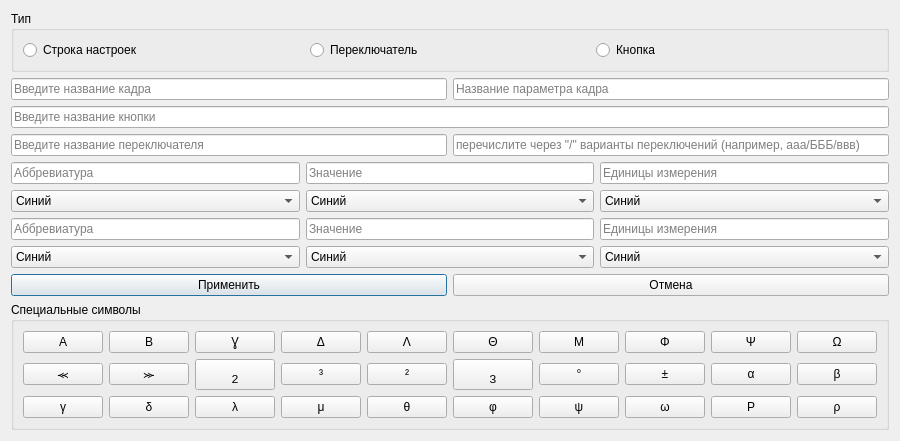
<?xml version="1.0" encoding="UTF-8"?>
<ui version="4.0">
 <class>InsertingSettings</class>
 <widget class="QDialog" name="InsertingSettings">
  <property name="windowModality">
   <enum>Qt::NonModal</enum>
  </property>
  <property name="geometry">
   <rect>
    <x>0</x>
    <y>0</y>
    <width>844</width>
    <height>413</height>
   </rect>
  </property>
  <property name="windowTitle">
   <string>Dialog</string>
  </property>
  <layout class="QGridLayout" name="gridLayout_4">
   <item row="0" column="0">
    <layout class="QGridLayout" name="gridLayout_3">
     <item row="0" column="0" colspan="2">
      <widget class="QGroupBox" name="types">
       <property name="title">
        <string>Тип</string>
       </property>
       <layout class="QHBoxLayout" name="horizontalLayout">
        <item>
         <widget class="QRadioButton" name="isstring">
          <property name="text">
           <string>Строка настроек</string>
          </property>
         </widget>
        </item>
        <item>
         <widget class="QRadioButton" name="isswitcher">
          <property name="text">
           <string>Переключатель</string>
          </property>
         </widget>
        </item>
        <item>
         <widget class="QRadioButton" name="isbutton">
          <property name="text">
           <string>Кнопка</string>
          </property>
         </widget>
        </item>
       </layout>
      </widget>
     </item>
     <item row="4" column="0" colspan="2">
      <layout class="QGridLayout" name="gridLayout">
       <item row="0" column="0">
        <widget class="MyLineEdit" name="abbr">
         <property name="font">
          <font>
           <italic>false</italic>
          </font>
         </property>
         <property name="placeholderText">
          <string>Аббревиатура</string>
         </property>
        </widget>
       </item>
       <item row="0" column="1">
        <widget class="MyLineEdit" name="param">
         <property name="font">
          <font>
           <italic>false</italic>
          </font>
         </property>
         <property name="text">
          <string/>
         </property>
         <property name="placeholderText">
          <string>Значение</string>
         </property>
        </widget>
       </item>
       <item row="0" column="2">
        <widget class="MyLineEdit" name="metric">
         <property name="font">
          <font>
           <italic>false</italic>
          </font>
         </property>
         <property name="text">
          <string/>
         </property>
         <property name="placeholderText">
          <string>Единицы измерения</string>
         </property>
        </widget>
       </item>
       <item row="1" column="0">
        <widget class="QComboBox" name="abbr_colour">
         <item>
          <property name="text">
           <string>Синий</string>
          </property>
         </item>
         <item>
          <property name="text">
           <string>Белый</string>
          </property>
         </item>
         <item>
          <property name="text">
           <string>Зеленый</string>
          </property>
         </item>
        </widget>
       </item>
       <item row="1" column="1">
        <widget class="QComboBox" name="value_colour">
         <item>
          <property name="text">
           <string>Синий</string>
          </property>
         </item>
         <item>
          <property name="text">
           <string>Белый</string>
          </property>
         </item>
         <item>
          <property name="text">
           <string>Зелёный</string>
          </property>
         </item>
        </widget>
       </item>
       <item row="1" column="2">
        <widget class="QComboBox" name="metric_colour">
         <item>
          <property name="text">
           <string>Синий</string>
          </property>
         </item>
         <item>
          <property name="text">
           <string>Белый</string>
          </property>
         </item>
         <item>
          <property name="text">
           <string>Зелёный</string>
          </property>
         </item>
        </widget>
       </item>
       <item row="2" column="0">
        <widget class="MyLineEdit" name="abbr_2">
         <property name="font">
          <font>
           <italic>false</italic>
          </font>
         </property>
         <property name="placeholderText">
          <string>Аббревиатура</string>
         </property>
        </widget>
       </item>
       <item row="2" column="1">
        <widget class="MyLineEdit" name="param_2">
         <property name="font">
          <font>
           <italic>false</italic>
          </font>
         </property>
         <property name="text">
          <string/>
         </property>
         <property name="placeholderText">
          <string>Значение</string>
         </property>
        </widget>
       </item>
       <item row="2" column="2">
        <widget class="MyLineEdit" name="metric_2">
         <property name="font">
          <font>
           <italic>false</italic>
          </font>
         </property>
         <property name="placeholderText">
          <string>Единицы измерения</string>
         </property>
        </widget>
       </item>
       <item row="3" column="0">
        <widget class="QComboBox" name="abbr_2_colour">
         <item>
          <property name="text">
           <string>Синий</string>
          </property>
         </item>
         <item>
          <property name="text">
           <string>Белый</string>
          </property>
         </item>
         <item>
          <property name="text">
           <string>Зелёный</string>
          </property>
         </item>
        </widget>
       </item>
       <item row="3" column="1">
        <widget class="QComboBox" name="value_2_colour">
         <item>
          <property name="text">
           <string>Синий</string>
          </property>
         </item>
         <item>
          <property name="text">
           <string>Белый</string>
          </property>
         </item>
         <item>
          <property name="text">
           <string>Зелёный</string>
          </property>
         </item>
        </widget>
       </item>
       <item row="3" column="2">
        <widget class="QComboBox" name="metric_2_colour">
         <item>
          <property name="text">
           <string>Синий</string>
          </property>
         </item>
         <item>
          <property name="text">
           <string>Белый</string>
          </property>
         </item>
         <item>
          <property name="text">
           <string>Зелёный</string>
          </property>
         </item>
        </widget>
       </item>
      </layout>
     </item>
     <item row="1" column="1">
      <widget class="MyLineEdit" name="param_header_name">
       <property name="placeholderText">
        <string>Название параметра кадра</string>
       </property>
      </widget>
     </item>
     <item row="5" column="0">
      <widget class="QPushButton" name="ok">
       <property name="text">
        <string>Применить</string>
       </property>
      </widget>
     </item>
     <item row="3" column="0" colspan="2">
      <layout class="QGridLayout" name="gridLayout_2">
       <item row="0" column="0">
        <widget class="MyLineEdit" name="switcher_name">
         <property name="font">
          <font>
           <italic>false</italic>
          </font>
         </property>
         <property name="placeholderText">
          <string>Введите название переключателя</string>
         </property>
        </widget>
       </item>
       <item row="0" column="1">
        <widget class="MyLineEdit" name="switcher">
         <property name="font">
          <font>
           <italic>false</italic>
           <underline>false</underline>
          </font>
         </property>
         <property name="text">
          <string/>
         </property>
         <property name="placeholderText">
          <string>перечислите через &quot;/&quot; варианты переключений (например, ааа/БББ/ввв)</string>
         </property>
        </widget>
       </item>
      </layout>
     </item>
     <item row="5" column="1">
      <widget class="QPushButton" name="cancel">
       <property name="text">
        <string>Отмена</string>
       </property>
      </widget>
     </item>
     <item row="2" column="0" colspan="2">
      <widget class="MyLineEdit" name="name">
       <property name="font">
        <font>
         <italic>false</italic>
         <underline>false</underline>
        </font>
       </property>
       <property name="inputMask">
        <string/>
       </property>
       <property name="text">
        <string/>
       </property>
       <property name="placeholderText">
        <string>Введите название кнопки</string>
       </property>
      </widget>
     </item>
     <item row="1" column="0">
      <widget class="MyLineEdit" name="header_name">
       <property name="font">
        <font>
         <italic>false</italic>
        </font>
       </property>
       <property name="placeholderText">
        <string>Введите название кадра</string>
       </property>
      </widget>
     </item>
     <item row="6" column="0" colspan="2">
      <widget class="QGroupBox" name="specialsymbols">
       <property name="title">
        <string>Специальные символы</string>
       </property>
       <layout class="QGridLayout" name="gridLayout_5">
        <item row="0" column="0">
         <widget class="MyButton" name="pushButton">
          <property name="font">
           <font>
            <pointsize>9</pointsize>
           </font>
          </property>
          <property name="text">
           <string>Α</string>
          </property>
         </widget>
        </item>
        <item row="0" column="1">
         <widget class="MyButton" name="pushButton_2">
          <property name="font">
           <font>
            <pointsize>9</pointsize>
           </font>
          </property>
          <property name="text">
           <string>Β</string>
          </property>
         </widget>
        </item>
        <item row="0" column="2">
         <widget class="MyButton" name="pushButton_3">
          <property name="font">
           <font>
            <pointsize>9</pointsize>
           </font>
          </property>
          <property name="text">
           <string>Ɣ</string>
          </property>
         </widget>
        </item>
        <item row="0" column="3">
         <widget class="MyButton" name="pushButton_4">
          <property name="font">
           <font>
            <pointsize>9</pointsize>
           </font>
          </property>
          <property name="text">
           <string>Δ</string>
          </property>
         </widget>
        </item>
        <item row="0" column="4">
         <widget class="MyButton" name="pushButton_5">
          <property name="font">
           <font>
            <pointsize>9</pointsize>
           </font>
          </property>
          <property name="text">
           <string>Λ</string>
          </property>
         </widget>
        </item>
        <item row="0" column="5">
         <widget class="MyButton" name="pushButton_6">
          <property name="font">
           <font>
            <pointsize>9</pointsize>
           </font>
          </property>
          <property name="text">
           <string>Θ</string>
          </property>
         </widget>
        </item>
        <item row="0" column="6">
         <widget class="MyButton" name="pushButton_7">
          <property name="font">
           <font>
            <pointsize>9</pointsize>
           </font>
          </property>
          <property name="text">
           <string>Μ</string>
          </property>
         </widget>
        </item>
        <item row="0" column="7">
         <widget class="MyButton" name="pushButton_8">
          <property name="font">
           <font>
            <pointsize>9</pointsize>
           </font>
          </property>
          <property name="text">
           <string>Φ</string>
          </property>
         </widget>
        </item>
        <item row="0" column="8">
         <widget class="MyButton" name="pushButton_9">
          <property name="font">
           <font>
            <pointsize>9</pointsize>
           </font>
          </property>
          <property name="text">
           <string>Ψ</string>
          </property>
         </widget>
        </item>
        <item row="0" column="9">
         <widget class="MyButton" name="pushButton_10">
          <property name="font">
           <font>
            <pointsize>9</pointsize>
           </font>
          </property>
          <property name="text">
           <string>Ω</string>
          </property>
         </widget>
        </item>
        <item row="1" column="0">
         <widget class="MyButton" name="pushButton_11">
          <property name="font">
           <font>
            <pointsize>9</pointsize>
           </font>
          </property>
          <property name="text">
           <string>⪻</string>
          </property>
         </widget>
        </item>
        <item row="1" column="1">
         <widget class="MyButton" name="pushButton_18">
          <property name="font">
           <font>
            <pointsize>9</pointsize>
           </font>
          </property>
          <property name="text">
           <string>⪼</string>
          </property>
         </widget>
        </item>
        <item row="1" column="2">
         <widget class="MyButton" name="pushButton_16">
          <property name="font">
           <font>
            <pointsize>14</pointsize>
           </font>
          </property>
          <property name="whatsThis">
           <string>Нижний индекс двойки</string>
          </property>
          <property name="text">
           <string>₂</string>
          </property>
         </widget>
        </item>
        <item row="1" column="3">
         <widget class="MyButton" name="pushButton_14">
          <property name="font">
           <font>
            <pointsize>9</pointsize>
           </font>
          </property>
          <property name="whatsThis">
           <string>Степень тройки</string>
          </property>
          <property name="text">
           <string>³</string>
          </property>
         </widget>
        </item>
        <item row="1" column="4">
         <widget class="MyButton" name="pushButton_19">
          <property name="font">
           <font>
            <pointsize>9</pointsize>
           </font>
          </property>
          <property name="whatsThis">
           <string>Степень двойки</string>
          </property>
          <property name="text">
           <string>²</string>
          </property>
         </widget>
        </item>
        <item row="1" column="5">
         <widget class="MyButton" name="pushButton_12">
          <property name="font">
           <font>
            <pointsize>14</pointsize>
           </font>
          </property>
          <property name="whatsThis">
           <string>Нижняя индекс тройки</string>
          </property>
          <property name="text">
           <string>₃</string>
          </property>
         </widget>
        </item>
        <item row="1" column="6">
         <widget class="MyButton" name="pushButton_20">
          <property name="font">
           <font>
            <pointsize>9</pointsize>
           </font>
          </property>
          <property name="text">
           <string>°</string>
          </property>
         </widget>
        </item>
        <item row="1" column="7">
         <widget class="MyButton" name="pushButton_13">
          <property name="font">
           <font>
            <pointsize>9</pointsize>
           </font>
          </property>
          <property name="text">
           <string>±</string>
          </property>
         </widget>
        </item>
        <item row="1" column="8">
         <widget class="MyButton" name="pushButton_17">
          <property name="font">
           <font>
            <pointsize>9</pointsize>
           </font>
          </property>
          <property name="text">
           <string>α</string>
          </property>
         </widget>
        </item>
        <item row="1" column="9">
         <widget class="MyButton" name="pushButton_15">
          <property name="font">
           <font>
            <pointsize>9</pointsize>
           </font>
          </property>
          <property name="text">
           <string>β</string>
          </property>
         </widget>
        </item>
        <item row="2" column="0">
         <widget class="MyButton" name="pushButton_21">
          <property name="font">
           <font>
            <pointsize>9</pointsize>
           </font>
          </property>
          <property name="text">
           <string>γ</string>
          </property>
         </widget>
        </item>
        <item row="2" column="1">
         <widget class="MyButton" name="pushButton_22">
          <property name="font">
           <font>
            <pointsize>9</pointsize>
           </font>
          </property>
          <property name="text">
           <string>δ</string>
          </property>
         </widget>
        </item>
        <item row="2" column="2">
         <widget class="MyButton" name="pushButton_23">
          <property name="font">
           <font>
            <pointsize>9</pointsize>
           </font>
          </property>
          <property name="text">
           <string>λ</string>
          </property>
         </widget>
        </item>
        <item row="2" column="3">
         <widget class="MyButton" name="pushButton_24">
          <property name="font">
           <font>
            <pointsize>9</pointsize>
           </font>
          </property>
          <property name="text">
           <string>μ</string>
          </property>
         </widget>
        </item>
        <item row="2" column="4">
         <widget class="MyButton" name="pushButton_25">
          <property name="font">
           <font>
            <pointsize>9</pointsize>
           </font>
          </property>
          <property name="text">
           <string>θ</string>
          </property>
         </widget>
        </item>
        <item row="2" column="5">
         <widget class="MyButton" name="pushButton_26">
          <property name="font">
           <font>
            <pointsize>9</pointsize>
           </font>
          </property>
          <property name="text">
           <string>φ</string>
          </property>
         </widget>
        </item>
        <item row="2" column="6">
         <widget class="MyButton" name="pushButton_27">
          <property name="font">
           <font>
            <pointsize>9</pointsize>
           </font>
          </property>
          <property name="text">
           <string>ψ</string>
          </property>
         </widget>
        </item>
        <item row="2" column="7">
         <widget class="MyButton" name="pushButton_28">
          <property name="font">
           <font>
            <pointsize>9</pointsize>
           </font>
          </property>
          <property name="text">
           <string>ω</string>
          </property>
         </widget>
        </item>
        <item row="2" column="8">
         <widget class="MyButton" name="pushButton_29">
          <property name="font">
           <font>
            <pointsize>9</pointsize>
           </font>
          </property>
          <property name="text">
           <string>Ρ</string>
          </property>
         </widget>
        </item>
        <item row="2" column="9">
         <widget class="MyButton" name="pushButton_30">
          <property name="font">
           <font>
            <pointsize>9</pointsize>
           </font>
          </property>
          <property name="text">
           <string>ρ</string>
          </property>
         </widget>
        </item>
       </layout>
      </widget>
     </item>
    </layout>
   </item>
  </layout>
 </widget>
 <customwidgets>
  <customwidget>
   <class>MyButton</class>
   <extends>QPushButton</extends>
   <header location="global">button.h</header>
  </customwidget>
  <customwidget>
   <class>MyLineEdit</class>
   <extends>QLineEdit</extends>
   <header location="global">mylineedit.h</header>
  </customwidget>
 </customwidgets>
 <resources/>
 <connections/>
</ui>
